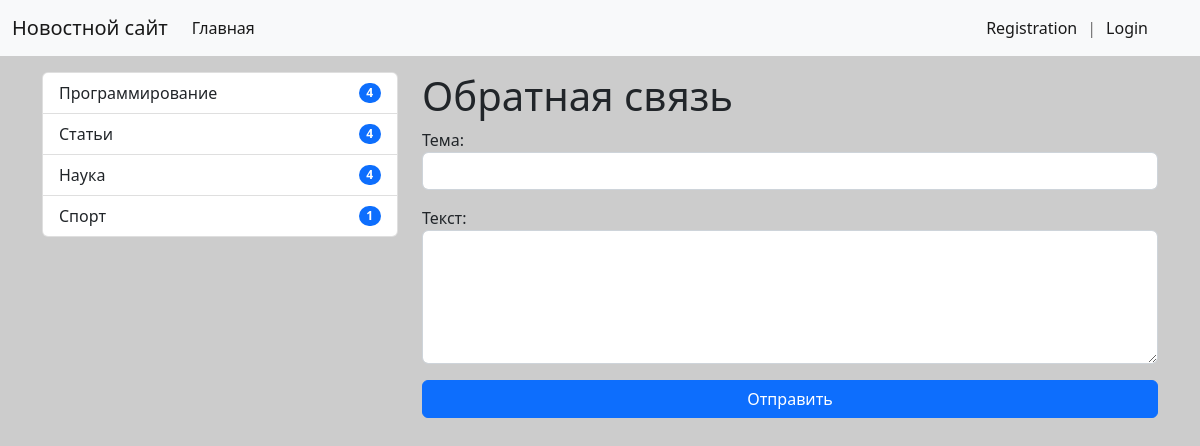
Page /email/ on the committed database.
### news/models.py (models this page shows, shortened)
class Category(models.Model):
    title = models.CharField(max_length=150, db_index=True, verbose_name='Категории')#индексирует это поля для быстрого его поиска
    def  get_absolute_url(self):
        return reverse('category', kwargs={'category_id': self.pk})
    class Meta:
        verbose_name = 'Категория'
        verbose_name_plural = 'Категории'
        ordering = ['title']

### news/views.py (the view)
# urls.py: path('email/', form_email, name='email'),
def form_email (request):
    if request.method == 'POST':
        form = ContactForm(request.POST)
        if form.is_valid():
            mail = send_mail(form.cleaned_data['subject'], form.cleaned_data['content'], EMAIL_HOST_USER, ['bilak.mihail@mail.ru','bilakmisha34@gmail.com'],fail_silently=True)
            if mail:
                messages.success(request, 'Письмо отправлено!')
                return redirect('home')
            else:
                print(mail)
                messages.error(request, 'Ошибка отправки')
        else:
            messages.error(request, 'Ошибка регистрации')
    else:
        form = ContactForm()
    return render(request, 'news/email.html',{"form": form})

### news/forms.py
class ContactForm(forms.Form):
    subject = forms.CharField(label='Тема', widget=forms.TextInput(attrs={'class': 'form-control'}))
    content = forms.CharField(label='Текст', widget=forms.Textarea(attrs={'class': 'form-control', "rows": 5}))

### news/templatetags/news_tags.py (called while the page is built)
@register.inclusion_tag('news/list_categories.html') #указ. путь к коду
def show_categories():
    categories = Category.objects.annotate(cnt=Count('news',F('news__is_published'))).filter(cnt__gt=0)#F('news__is_published') для показа только те которые в админке показыв
    return {'categories':categories}

### news/templates/news/email.html (shortened to what this page needs)
{% extends 'base.html' %}
{% block sidebar %}
{% include 'incl/_sidbar.html' %}
{% endblock %}
{% block content %}
<h1>Обратная связь</h1>
<form method="POST">
  {{form.as_p}}
  <button type="submit" class="btn btn-primary btn-block">Отправить</button>
</form>
{% endblock %}

### news/templates/news/list_categories.html (shortened to what this page needs)
<div class="list-group">
  {% for item in categories %}
  <a
    href="{{ item.get_absolute_url }}"
    class="list-group-item d-flex justify-content-between align-items-center"
    >{{ item.title }}
    <span class="badge bg-primary rounded-pill">{{ item.cnt }}</span></a
  >
  {% endfor %}
</div>

### mysite/static/bcg_style/style.css (style rules this page uses)
body { background-color: #ccc; }
.btn-block { position: 15px; width: 100%; display: inline-block; text-align: center; }

### rows in the picture
Category: title "Программирование", cnt "4"
Category: title "Статьи", cnt "4"
Category: title "Наука", cnt "4"
Category: title "Спорт", cnt "1"
